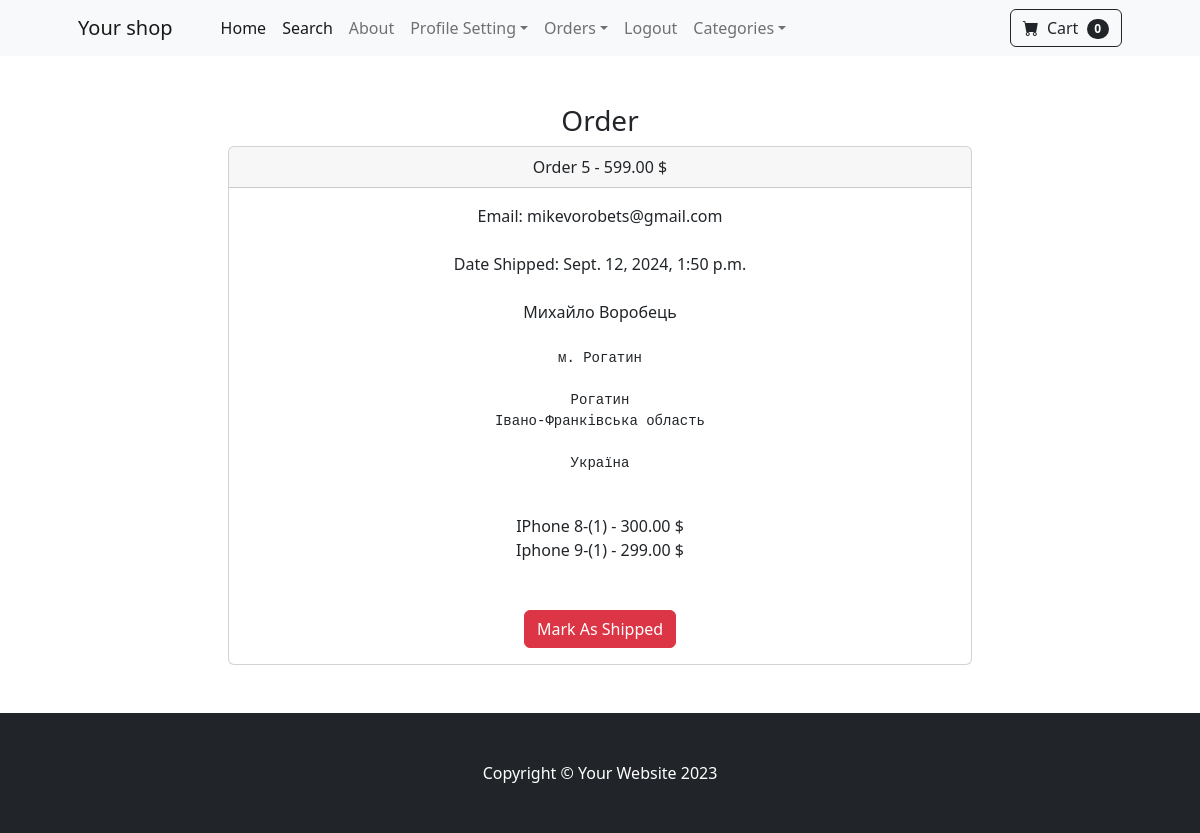
Screenshot of /payment/orders5/ (signed in) with the database file from the repository.
### payment/models.py (models this page shows, shortened)
class Order(models.Model):
    user = models.ForeignKey(User, on_delete=models.CASCADE, null=True, blank=True)
    full_name = models.CharField(max_length=250)
    email = models.EmailField(max_length=300)
    shipping_address = models.TextField(max_length=15000)
    amount_paid = models.DecimalField(max_digits=10, decimal_places=2)
    date_ordered = models.DateTimeField(auto_now_add=True)
    shipped = models.BooleanField(default=False)
    date_shipped = models.DateTimeField(blank=True, null=True)

class OrderItem(models.Model):
    order = models.ForeignKey(Order, on_delete=models.CASCADE, null=True)
    product = models.ForeignKey(Product, on_delete=models.CASCADE, null=True)
    user = models.ForeignKey(User, on_delete=models.CASCADE, null=True, blank=True)
    quantity = models.PositiveBigIntegerField(default=1)
    price = models.DecimalField(max_digits=10, decimal_places=2)

### store/models.py (models this page shows)
class Product(models.Model):
    name = models.CharField(max_length=100)
    price = models.DecimalField(default=0, decimal_places=2, max_digits=7)
    category = models.ForeignKey(Category, on_delete=models.CASCADE, default=1)
    description = models.CharField(max_length=250, default='', blank=True, null=True)
    image = models.ImageField(upload_to="uploads/product/")
    is_sale = models.BooleanField(default=False)
    sale_price = models.DecimalField(default=0, decimal_places=2, max_digits=7)
    def __str__(self):
        return self.name

### payment/views.py (the view, shortened to what this page needs)
# urls.py: path('orders<int:pk>/', views.orders, name='orders'),
def orders(request, pk):
    if request.user.is_authenticated and request.user.is_superuser:
        order = Order.objects.get(id=pk)
        items = OrderItem.objects.filter(order=pk)
        return render(request, "payment/orders.html", {"order": order, "items": items})
    else:
        messages.success(request, "Order Placed")
        return redirect("home")

### cart/cart.py (called while the page is built)
    def __len__(self):
        return len(self.cart)

### cart/context_processors.py (called while the page is built)
def cart(request):
    return {"cart": Cart(request)}

### payment/templates/payment/orders.html (shortened to what this page needs)
{% extends "base.html" %}
{% block content %}
    <div class="container">
        <div class="row">
            <center>
                <div class="col-8">
                    <br/><br/>
                    <h3>Order</h3>
                    <div class="card">
                        <div class="card-header">
                            Order {{ order.id }} - {{ order.amount_paid }} $
                        </div>
                        <div class="card-body">
                            Email: {{ order.email }}
                            <br/><br/>
                            {% if order.date_shipped %}
                                Date Shipped: {{ order.date_shipped }}
                            {% else %}
                                Date Ordered: {{ order.date_ordered }}
                            {% endif %}
                            <br/><br/>
                            {{ order.full_name }}
                            <br/><br/>
                            <pre>{{ order.shipping_address }}</pre>
                            <br/>
                            {% for item in items %}
                                {{ item.product }}-({{ item.quantity }}) - {{ item.price }} $
                                <br/>
                            {% endfor %}
                        <br/><br/>
                        {% if not order.shipped %}
                        <form method="POST">
                            {% csrf_token %}
                            <input type="hidden" name="shipping_status" value="true">
                            <button type="submit" class="btn btn-success">Mark As Shipped</button>
                        </form>
                        {% else %}
                             <form method="POST">
                            <button type="submit" class="btn btn-danger">Mark As Shipped</button>
                        </form>
                        {% endif %}
                        </div>
                    </div>
                </div>
            </center>
        </div>
    </div>
    <br/><br/>
{% endblock %}

### rows the page displays
Order: id "5", amount_paid "599.00", email "mikevorobets@gmail.com", date_shipped "Sept. 12, 2024, 1:50 p.m.", full_name "Михайло Воробець", shipping_address "м. Рогатин Рогатин Івано-Франківська область Україна"
OrderItem: product "IPhone 8", quantity "1", price "300.00"
OrderItem: product "Iphone 9", quantity "1", price "299.00"

### other values shown
{{ cart|length }} "0"
